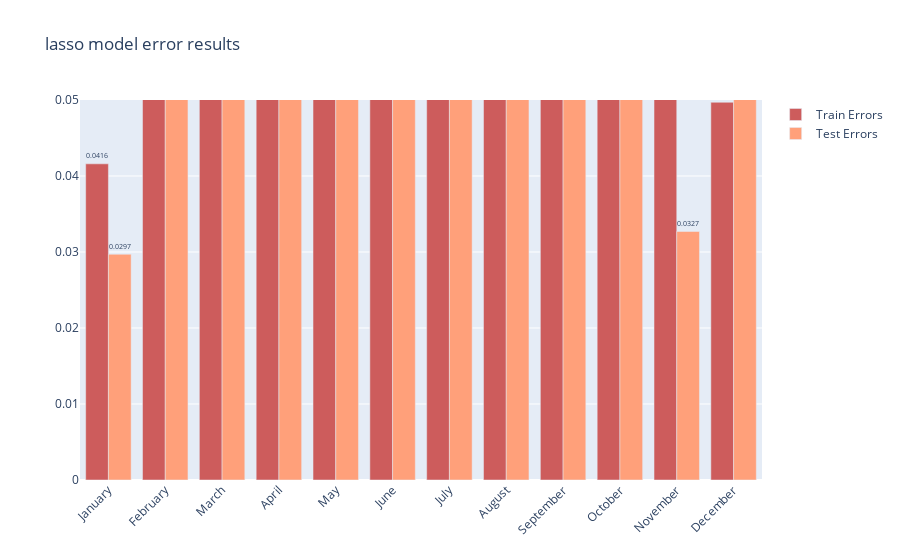

Notebook cell for this chart:
### Code cell
plot_resulst(train_errors,test_errors,"lasso")

### Figure 1 — Plotly figure (JSON) as saved in the notebook; plotly's stock layout.template omitted (floating-point values rounded to 4 significant figures)
{"data": [{"marker": {"color": "indianred"}, "name": "Train Errors", "text": [0.0416, 0.0599, 0.0669, 0.096, 0.1356, 0.1388, 0.1194, 0.1172, 0.1236, 0.1119, 0.0723, 0.0497], "textposition": "outside", "type": "bar", "x": ["January", "February", "March", "April", "May", "June", "July", "August", "September", "October", "November", "December"], "y": [0.0416, 0.0599, 0.0669, 0.096, 0.1356, 0.1388, 0.1194, 0.1172, 0.1236, 0.1119, 0.0723, 0.0497]}, {"marker": {"color": "lightsalmon"}, "name": "Test Errors", "text": [0.0297, 0.1056, 0.1167, 0.1098, 0.1257, 0.1178, 0.1327, 0.122, 0.1299, 0.0694, 0.0327, 0.056], "textposition": "outside", "type": "bar", "x": ["January", "February", "March", "April", "May", "June", "July", "August", "September", "October", "November", "December"], "y": [0.0297, 0.1056, 0.1167, 0.1098, 0.1257, 0.1178, 0.1327, 0.122, 0.1299, 0.0694, 0.0327, 0.056]}], "layout": {"barmode": "group", "title": {"text": "lasso model error results"}, "xaxis": {"tickangle": -45}, "yaxis": {"range": [0, 0.05]}}}
